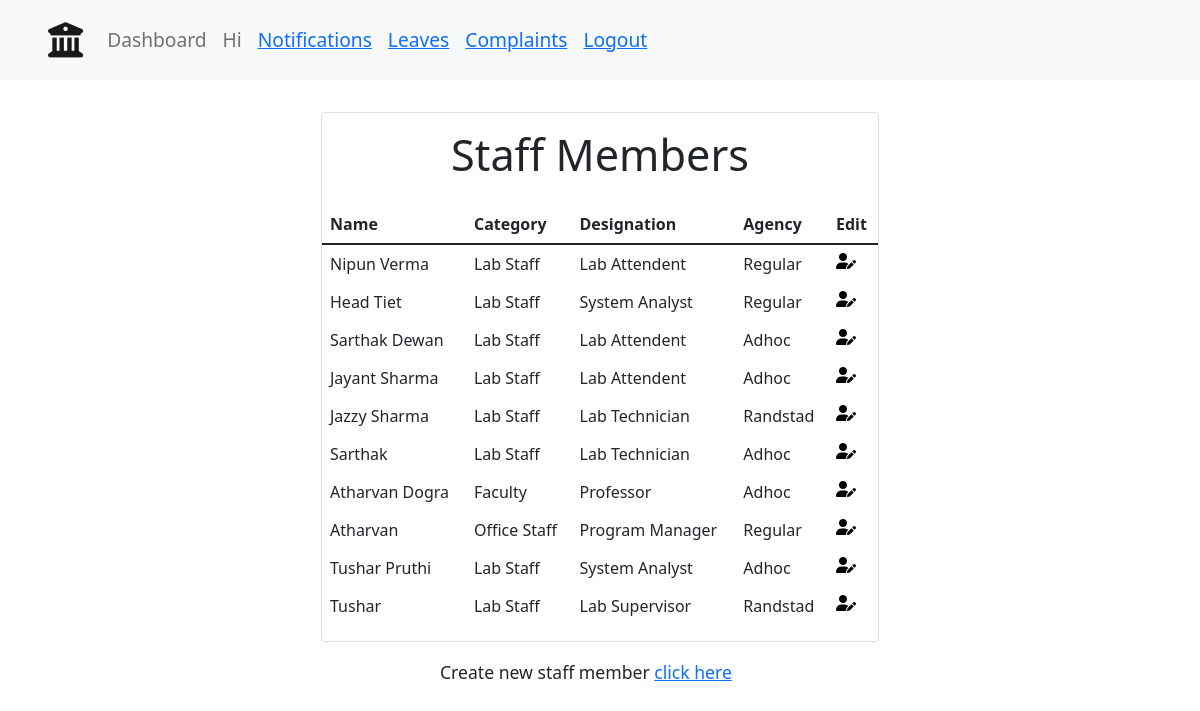
The page /admin-dashboard/staff-members-list/ (signed in) on the database as committed earlier.
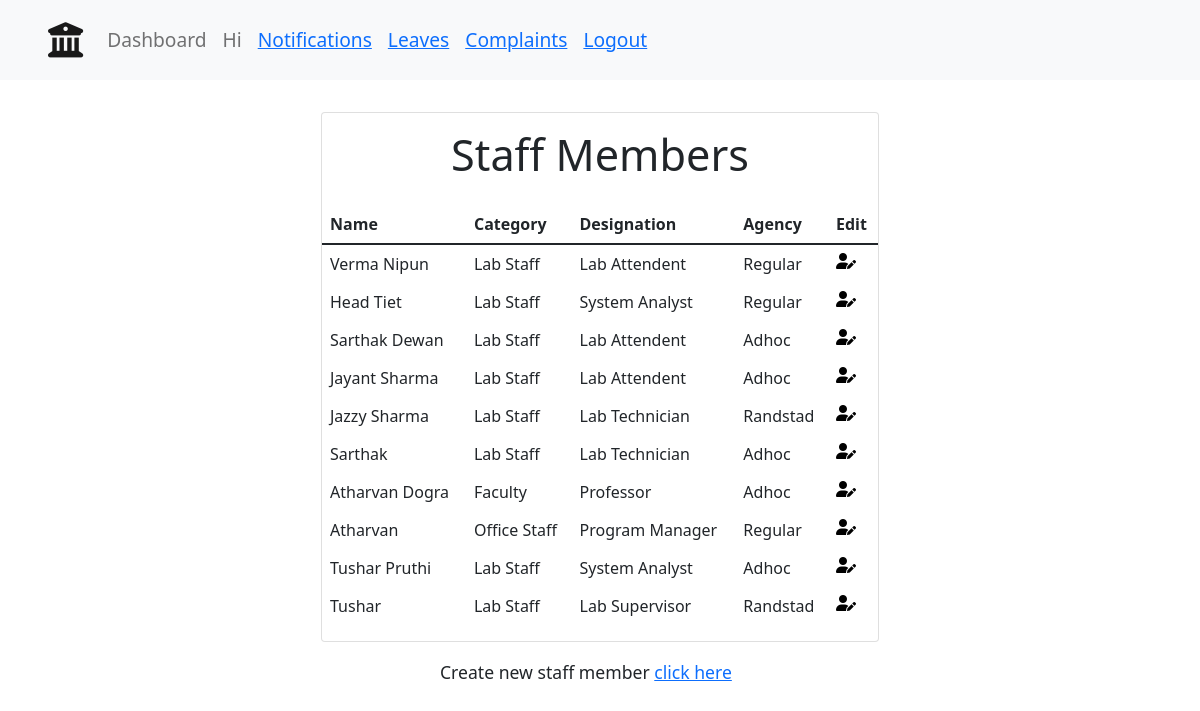
The same page on the database as committed later.
### main/models.py (models this page shows, shortened)
class Staff(models.Model):
    name=models.CharField(max_length=100)
    mobile_number=models.IntegerField()
    email=models.EmailField()
    category=models.ForeignKey('Category',on_delete=CASCADE)
    designation=models.ForeignKey('Designation',on_delete=CASCADE)
    agency = models.ForeignKey('Agency',on_delete=CASCADE)

class Category(models.Model):               # faculty, lab staff, office staff, student
    category =models.CharField(max_length=400)

class Designation(models.Model):
    category=models.ForeignKey("Category",on_delete = CASCADE)
    designation =models.CharField(max_length=400)

class Agency(models.Model):
    agency = models.CharField(max_length = 200)

### main/views.py (the view)
# urls.py: path('admin-dashboard/staff-members-list/', views.adminStaff, name='adminStaff'),
def adminStaff(request):
	if request.user.is_staff:
		staffs = Staff.objects.all()
		return render(request, "admin/adminStaffs.html", {"staffs":staffs})
	else:
		return render(request, "pagenotfound.html")

### templates/admin/adminStaffs.html (shortened to what this page needs)
{% extends 'base.html' %}
{% load static %}
{% block body %}
{% include 'navbar.html' with staff=staff%}
<div class="container">
    <div class="card custom-card-list">
    <h2>Staff Members</h2>
    <table class="table">
        <thead class="thead-dark">
            <tr>
                <th>Name</th>
                <th>Category</th>
                <th>Designation</th>
                <th>Agency</th>
                <th>Edit</th>
            </tr>
        </thead>
        <tbody>
                {% for staff in staffs %}
                <tr>
                    <td>{{staff.name}}</td>
                    <td>{{staff.category.category}}</td>
                    <td>{{staff.designation.designation}}</td>
                    <td>{{staff.agency.agency}}</td>
                    <td><a href=" {% url 'main:editProfile' pk=staff.id  %} " style="color: black; text-decoration: underline;"><i class="fas fa-user-edit"></i></a></td>
                </tr>
                {% endfor %}
        </tbody>
    </table>
    </div>
    </div>
    <div class="new-user-form">
        <h6>Create new staff member <a href="#">click here</a></h6>
    </div>
{% endblock body %}

Rows that differ between the two databases and show on the page:
changed Staff: name "Nipun Verma" → "Verma Nipun"
